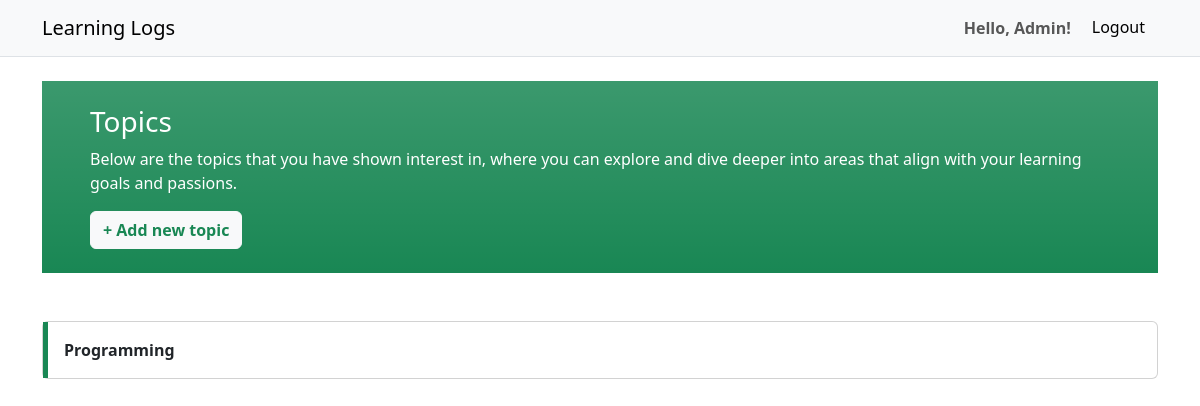
/topics (signed in), run on an earlier commit of the app's database.
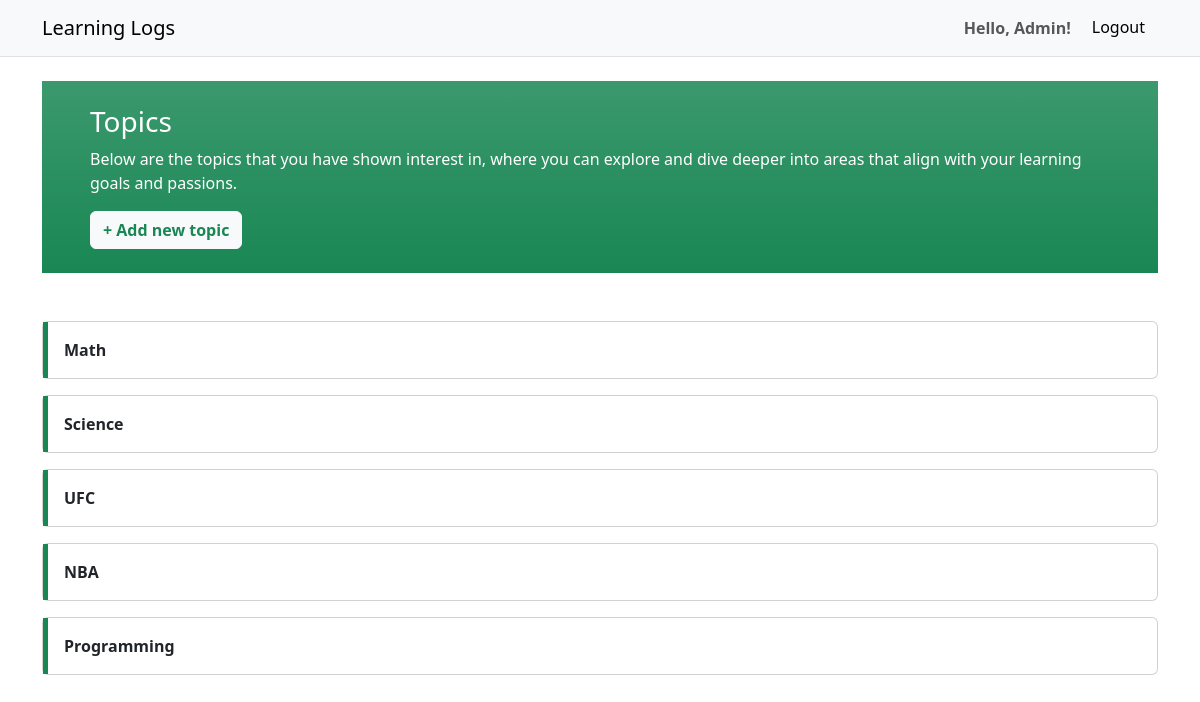
And on a later commit of the database.
### learning_logs/models.py (models this page shows, shortened)
class Topic(models.Model):
    text = models.CharField(max_length=300)
    date_created = models.DateTimeField(auto_now=True)
    user = models.ForeignKey(User, on_delete=models.CASCADE)

### learning_logs/views.py (the view)
# urls.py: path('topics', views.topics, name='topics'),
@login_required
def topics(request):
    topics = Topic.objects.filter(user=request.user).order_by('-date_created')
    context = {'topics': topics}
    return render(request, 'learning_logs/topics.html', context)

### learning_logs/templates/learning_logs/topics.html
{% extends "learning_logs/base.html" %}
{% block content %}
<div class="container">
  <div class="row">
    <div class="col-12 bg-success bg-gradient text-white py-4 px-2 px-md-5 mb-5">
        <h3>Topics</h3>
        <p>Below are the topics that you have shown interest in, where you can explore and dive deeper into areas that align with your learning goals and passions.</p>
        <a class="btn btn-light text-success fw-bold" href="{% url 'learning_logs:new_topic' %}">+ Add new topic</a>
    </div>
    <div class="col-12 px-0 mx-0">
      {% for topic in topics %}
        <ul class='list-unstyled'>
          <li>
            <a class="card text-decoration-none" href={% url 'learning_logs:topic' topic.id%}>
              <div class="card-body border-start border-success border-5">
                <p class='text-decoration-none text-dark my-0 py-0 fw-bold'>{{topic.text}}</p>
              </div>
            </a>
          </li>
        </ul>
      {% empty %}
        <a class="card text-decoration-none" href={% url 'learning_logs:topic' topic.id%}>
          <div class="card-body border-start border-success border-5">
            <p class='text-decoration-none text-dark my-0 py-0 fw-bold'>No topic/s added.</p>
          </div>
        </a>
      {% endfor %}
    </div>
  </div>
{% endblock content %}

### learning_logs/templates/learning_logs/base.html (shortened to what this page needs)
<!DOCTYPE html>
<html lang="en">
  <head>
    {% load django_bootstrap5 %} {% bootstrap_css %} {% bootstrap_javascript %}
  </head>
  <body>
    <nav
      class="navbar navbar-expand-lg navbar-light bg-light mb-4 border-bottom"
    >
      <div class="container">
        <a class="navbar-brand" href="/">Learning Logs</a>
        <div class="collapse navbar-collapse" id="navbarNav">
          <ul class="navbar-nav ms-auto">
            {% if user.is_authenticated %}
            <li class="nav-item">
              <strong class="nav-link fw-bold"
                >Hello, {{user.username | title}}!</strong
              >
            </li>
            <li class="nav-item">
              <form action="{% url 'accounts:logout' %}" method="POST">
                <button name="submit" type="submit" class="btn btn-light">
                  Logout
                </button>
              </form>
            </li>
            {% endif %}
          </ul>
        </div>
      </div>
    </nav>
    <div class="container">{% block content %}{% endblock content %}</div>
  </body>
</html>

What changed in the data, as far as the page shows it:
added Topic: text "Math"
added Topic: text "Science"
added Topic: text "UFC"
added Topic: text "NBA"
